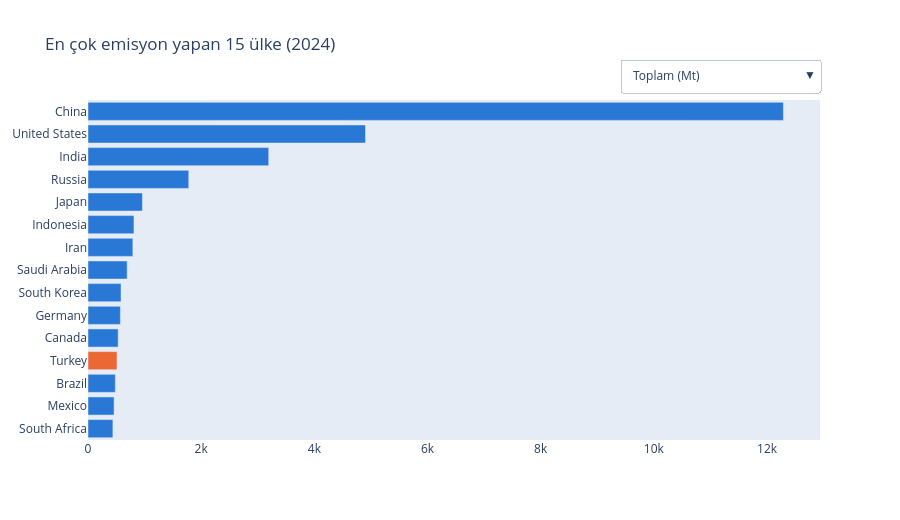

Notebook cell for this chart:
### Markdown cell above
## 4. En büyük emitörler

Sağ üstteki menüden **toplam / kişi başı / kümülatif** arasında geçiş yap. Türkiye turuncu.

### Code cell
son = ulkeler[ulkeler.year == SON_YIL]
son_buyuk = son[son.population > 1_000_000]   # kişi başı listeyi minik ülkeler domine etmesin

olcutler = [("co2", "Toplam (Mt)", son), ("co2_per_capita", "Kişi başı (ton)", son_buyuk),
            ("cumulative_co2", "Kümülatif 1750'den beri (Mt)", son)]
fig = go.Figure()
for i, (kol, ad, veri) in enumerate(olcutler):
    top = veri.nlargest(15, kol).iloc[::-1]
    fig.add_bar(x=top[kol], y=top.country, orientation="h", name=ad, visible=(i == 0),
                marker_color=[TURUNCU if c == "Turkey" else MAVI for c in top.country],
                hovertemplate="%{y}: %{x:,.1f}<extra></extra>")
fig.update_layout(
    title=f"En çok emisyon yapan 15 ülke ({SON_YIL})", height=520, showlegend=False,
    updatemenus=[dict(x=1, xanchor="right", y=1.12, buttons=[
        dict(label=ad, method="update", args=[{"visible": [j == i for j in range(3)]}])
        for i, (_, ad, _) in enumerate(olcutler)])])
fig.show()

sira = int(son.co2.rank(ascending=False)[son.country == "Turkey"].iloc[0])
print(f"Türkiye toplam emisyonda {sira}. sırada, küresel payı %{tr.loc[SON_YIL,'share_global_co2']:.2f}")

### Figure 1 — Plotly figure (JSON) as saved in the notebook; plotly's stock layout.template omitted (floating-point values rounded to 4 significant figures)
{"data": [{"hovertemplate": "%{y}: %{x:,.1f}<extra></extra>", "marker": {"color": ["#2a78d6", "#2a78d6", "#2a78d6", "#eb6834", "#2a78d6", "#2a78d6", "#2a78d6", "#2a78d6", "#2a78d6", "#2a78d6", "#2a78d6", "#2a78d6", "#2a78d6", "#2a78d6", "#2a78d6"]}, "name": "Toplam (Mt)", "orientation": "h", "type": "bar", "visible": true, "x": [439.8, 461.0, 483.0, 513.0, 533.3, 572.3, 583.7, 692.1, 792.6, 812.2, 961.9, 1781.0, 3193.0, 4904.0, 12290.0], "y": ["South Africa", "Mexico", "Brazil", "Turkey", "Canada", "Germany", "South Korea", "Saudi Arabia", "Iran", "Indonesia", "Japan", "Russia", "India", "United States", "China"]}, {"hovertemplate": "%{y}: %{x:,.1f}<extra></extra>", "marker": {"color": ["#2a78d6", "#2a78d6", "#2a78d6", "#2a78d6", "#2a78d6", "#2a78d6", "#2a78d6", "#2a78d6", "#2a78d6", "#2a78d6", "#2a78d6", "#2a78d6", "#2a78d6", "#2a78d6", "#2a78d6"]}, "name": "Kişi başı (ton)", "orientation": "h", "type": "bar", "visible": false, "x": [11.29, 11.3, 12.29, 12.86, 13.42, 13.94, 14.2, 14.48, 15.65, 20.13, 20.38, 22.93, 24.27, 26.25, 41.27], "y": ["South Korea", "Taiwan", "Russia", "Mongolia", "Canada", "Kazakhstan", "United States", "Australia", "Oman", "United Arab Emirates", "Saudi Arabia", "Trinidad and Tobago", "Bahrain", "Kuwait", "Qatar"]}, {"hovertemplate": "%{y}: %{x:,.1f}<extra></extra>", "marker": {"color": ["#2a78d6", "#2a78d6", "#2a78d6", "#2a78d6", "#2a78d6", "#2a78d6", "#2a78d6", "#2a78d6", "#2a78d6", "#2a78d6", "#2a78d6", "#2a78d6", "#2a78d6", "#2a78d6", "#2a78d6"]}, "name": "Kümülatif 1750'den beri (Mt)", "orientation": "h", "type": "bar", "visible": false, "x": [21810.0, 22020.0, 22830.0, 26010.0, 29040.0, 31240.0, 35640.0, 40050.0, 66070.0, 69610.0, 80080.0, 95140.0, 122800.0, 285100.0, 434900.0], "y": ["Iran", "Mexico", "South Africa", "Italy", "Poland", "Ukraine", "Canada", "France", "India", "Japan", "United Kingdom", "Germany", "Russia", "China", "United States"]}], "layout": {"height": 520, "showlegend": false, "title": {"text": "En çok emisyon yapan 15 ülke (2024)"}, "updatemenus": [{"buttons": [{"args": [{"visible": [true, false, false]}], "label": "Toplam (Mt)", "method": "update"}, {"args": [{"visible": [false, true, false]}], "label": "Kişi başı (ton)", "method": "update"}, {"args": [{"visible": [false, false, true]}], "label": "Kümülatif 1750'den beri (Mt)", "method": "update"}], "x": 1, "xanchor": "right", "y": 1.12}]}}
